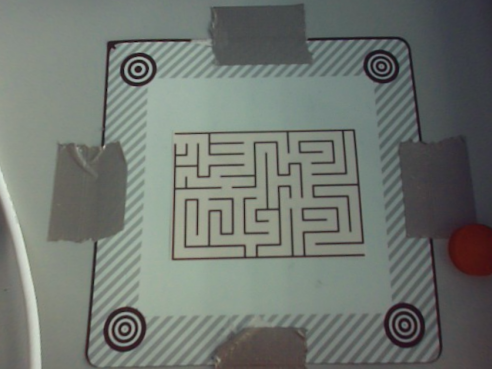
#> input picture NED2/img/real/maze1.png, 492 x 369 px
$ python local_image.py
#> lines starting #> are read from the running program, lines starting #| are printed output that depends on the picture; after the words box and inside, x2 and y2 are one past the last pixel; in counts of white or black regions, pixels touching at a corner belong together
### NED2/ImageLoader.py
import cv2


class ImageLoader:
    def __init__(self, image_path):
        self.image_path = image_path

    def load_image(self):
        return cv2.imread(self.image_path)
#> returned value is the input picture: shape (369, 492, 3); mean B, G, R 111.7, 117.8, 111.8

### NED2/ImageProcessor.py
import array
from typing import Any, Tuple

import cv2
import numpy as np
from numpy import ndarray
from skimage.morphology import skeletonize
import matplotlib.pyplot as plt

from NED2.exception.CircleDetectionError import CircleDetectionError

#TODO:Könnte man nicht ImageProcessor, ImageLoader und Plotter in eine Klasse zusammenfassen?
# Semantisch beschäftigen sie sich alle mit der Verarbeitung von Bilddaten
# zudem importiert Imageprocessor sogar die Plotter-klasse
# Man könnte auch noch MazeScaler hinzufügen
class ImageProcessor:

    def __init__(self, plotter):
        self.plotter = plotter

    def get_field_of_interest(self, image: Any, blur: bool = False, padding: int = -10):
        # Convert to grayscale
#> called with blur = False, padding = -10
        current_image = cv2.cvtColor(image, cv2.COLOR_BGR2GRAY)

        self.plotter.imshow(current_image, show_only_image=True, title="Grayscale Image")

        # Apply GaussianBlur to reduce noise and improve circle detection
        if blur:
            current_image = cv2.GaussianBlur(current_image, (9, 9), 3)

        # Use HoughCircles to detect circles
        circles = cv2.HoughCircles(current_image, cv2.HOUGH_GRADIENT, dp=1.2, minDist=100,
                                   param1=50, param2=30, minRadius=10, maxRadius=20)
#> circles = [[137.4, 66.6, 19.24], [382.2, 64.2, 19.24], [126.6, 325.8, 13.96], [405, 327, 12.52]]

        # Filter and draw detected circles based on position
        circle_image = image.copy()
        detected_circles = []
        if circles is not None:
            circles = np.round(circles[0, :]).astype("int")
#> circles = [[137, 67, 19], [382, 64, 19], [127, 326, 14], [405, 327, 13]]
            for (x, y, r) in circles:
                # Filter out circles based on expected positions (four corners of the image)
                if (x < 150 and y < 150) or (x > 350 and y < 150) or (x < 150 and y > 250) or (x > 350 and y > 250):
                    detected_circles.append((x, y, r))
                    cv2.circle(circle_image, (x, y), r, (0, 255, 0), 4)
                    cv2.rectangle(circle_image, (x - 5, y - 5), (x + 5, y + 5), (0, 128, 255), -1)
#> this loop made 4 passes
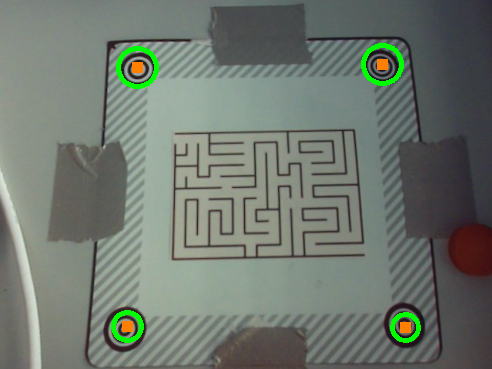
#> circle_image: shape (369, 492, 3); 1.38% of pixels changed, all inside (x1, y1, x2, y2) = (111, 43, 421, 343)
#> after the loop, detected_circles = [(137, 67, 19), (382, 64, 19), (127, 326, 14), (405, 327, 13)]

        self.plotter.imshow(circle_image, show_only_image=True)

        if len(detected_circles) != 4:
            raise CircleDetectionError(len(detected_circles))

        x_coords = [x for (x, y, r) in detected_circles]
#> x_coords = [137, 382, 127, 405]
        y_coords = [y for (x, y, r) in detected_circles]
#> y_coords = [67, 64, 326, 327]

        # Get bounding box coordinates
        x_min = min(x_coords)
#> x_min = 127
        x_max = max(x_coords)
#> x_max = 405
        y_min = min(y_coords)
#> y_min = 64
        y_max = max(y_coords)
#> y_max = 327

        # Crop the image using the bounding box coordinates and add padding
        cropped_image = image[y_min - padding:y_max + padding, x_min - padding:x_max + padding]
        self.plotter.imshow(cropped_image, "Cropped Image", show_only_image=True)
        return cropped_image

    @staticmethod
    def dilation_erosion(image: Any) -> ndarray:
        # Threshold the image to binary
        gray_image = cv2.cvtColor(image, cv2.COLOR_BGR2GRAY)

        _, binary = cv2.threshold(gray_image, 120, 255, cv2.THRESH_BINARY_INV)

        # Define a smaller kernel for the morphological operations
        kernel = np.ones((3, 3), np.uint8)

        # Perform dilation and erosion with fewer iterations
        dilation = cv2.dilate(binary, kernel, iterations=3)
        erosion = cv2.erode(dilation, kernel, iterations=3)

        return erosion

    @staticmethod
    def image_to_graph(binary_image: np.ndarray) -> np.ndarray:
        h, w = binary_image.shape
        graph = np.zeros((h, w), dtype=np.uint8)

        for y in range(h):
            for x in range(w):
                if binary_image[y, x] == 255:
                    graph[y, x] = 1  # Mark the walls

        return graph

    @staticmethod
    def remove_white_noise(graph: np.ndarray) -> np.ndarray:
        # Create a copy of the array to avoid modifying the original array
        arr_copy = graph.copy()
        rows, cols = graph.shape
        for i in range(rows):
            for j in range(cols):
                if graph[i][j] == 1:
                    # Check if there is a 0 to the far right, far left, far top, and far bottom
                    if (0 in graph[i][:j] and 0 in graph[i][j + 1:]) and (0 in graph[:i, j] and 0 in graph[i + 1:, j]):
                        arr_copy[i][j] = 1
                    else:
                        arr_copy[i][j] = 0
        return arr_copy

    @staticmethod
    def simplify_maze(maze: np.ndarray) -> np.ndarray:
        return skeletonize(maze)

    @staticmethod
    def thicken_lines(image: np.ndarray, thickness: int = 3) -> np.ndarray:
        # Define the structuring element
        # In this case, we're using a 3x3 square which is the simplest structuring element
        kernel = np.ones((thickness, thickness), np.uint8)

        import cv2

        # Check if the image array is empty or not
        if image.size == 0:
            print("The input image is empty.")
            return image

        # Convert the image to uint8 type
        image = image.astype(np.uint8)

        # Use cv2.dilate to thicken the lines in the image
        return cv2.dilate(image, kernel, iterations=1)

    @staticmethod
    def distance_to_first_one_per_row(arr: array, inverse: bool = False) -> array:
        """
        Calculate the distance to the first one per row
        :param arr:
        :param inverse: This is used for the right side of the maze
        :return:
        """
        distances = []
        for row in arr:
            if inverse:
                row = np.flip(row)  # Reverse the row
            indices = np.where(row == 1)
            if indices[0].size > 0:
                distance = indices[0][0]
            else:
                distance = -1  # Return -1 if no 1 is found in the row
            distances.append(distance)

        average_distance = np.mean(distances)
        while distances and distances[0] > average_distance:
            distances[0] = 0

        while distances and distances[-1] > average_distance:
            distances[-1] = 0

        return distances

    def get_opening_from_distance(self, distances: np.ndarray):
        # Calculate the average distance
        average_distance = np.mean(distances)

        # Initialize variables
        current_length = 0
        max_value = 0
        current_value = 0
        max_length = 0
        max_start_index = 0

        # Iterate over the distances
        for i, distance in enumerate(distances):
            if distance > average_distance:
                # If the distance is above the average, increment the current sequence length
                current_length += 1
                current_value += distance
            else:
                # If the distance is below the average or it's the last value, check the current sequence length
                if current_value > max_value:
                    max_value = current_value
                    max_length = current_length
                    max_start_index = i - max_length
                current_length = 0
                current_value = 0

        # Check the last sequence
        if current_length > max_length:
            max_length = current_length
            max_start_index = len(distances) - max_length

        self.plotter.plot_openings(average_distance, distances, max_length, max_start_index)

        return max_start_index, max_start_index + max_length

    def get_opening(self, maze: np.ndarray, inverse: bool = False) -> tuple[int, int]:
        distances_left = self.distance_to_first_one_per_row(maze, inverse)
        y = 0
        if inverse:
            y = maze.shape[1]

        opening = self.get_opening_from_distance(distances_left)

        return int((opening[0] + opening[1]) / 2), y

    def image_to_maze(self, cropped_image):
        preprocessed_image = self.dilation_erosion(cropped_image)
        graph = self.image_to_graph(preprocessed_image)
        black_and_white = self.remove_white_noise(graph)
#> after the loop in remove_white_noise, `for i in range(rows):`:
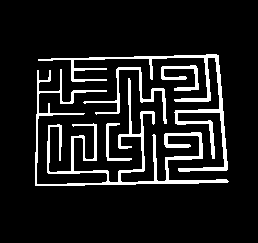
#> arr_copy: shape (243, 258); values 0 (black) and 1 (white), 10.4% white; 5 white regions, box (x1, y1, x2, y2) and area: (35, 69, 229, 186) 3295, (38, 54, 228, 172) 2064, (83, 67, 167, 124) 595, (161, 65, 199, 91) 374, (106, 123, 132, 161) 206
        maze = self.simplify_maze(black_and_white)

        return self.thicken_lines(maze, 5)

### NED2/MazeScaler.py
import numpy as np
import math


class MazeScaler:

    def __init__(self):
        self.zero_cols = None
        self.zero_cols_index = None
        self.zero_rows = None
        self.zero_rows_index = None

    @staticmethod
    def generate_empty_maze_with_path(maze, path):
        new_maze = np.zeros_like(maze)

        # Iterate over the path
        for position in path:
            # Set the field at the current position to 1
            new_maze[position[0], position[1]] = 1

        return new_maze

    def revert_scaling(self, maze: np.ndarray) -> np.ndarray:
        for i, index in enumerate(self.zero_cols_index):
            maze = np.insert(maze, index, self.zero_cols[:, i], axis=1)

        for i, index in enumerate(self.zero_rows_index):
            maze = np.insert(maze, index, self.zero_rows[i], axis=0)

        return maze

    def scaled_down_maze(self, maze: np.ndarray) -> np.ndarray:
        self.zero_rows_index = np.where(np.all(maze == 0, axis=1))[0]
#> self.zero_rows_index = 109 values from 0 to 242
        self.zero_rows = maze[self.zero_rows_index]
#> self.zero_rows: shape (109, 258); every value is 0
        downscaled_maze = np.delete(maze, self.zero_rows_index, axis=0)
#> downscaled_maze: shape (134, 258); values 0 (black) and 1 (white), 33.6% white; 5 white regions, box (x1, y1, x2, y2) and area: (33, 15, 230, 134) 6159, (36, 0, 228, 119) 3356, (82, 13, 168, 71) 1136, (160, 11, 199, 39) 591, (105, 68, 134, 109) 386

        # Store the indices of all-zero columns
        self.zero_cols_index = np.where(np.all(downscaled_maze == 0, axis=0))[0]
#> self.zero_cols_index = 61 values from 0 to 257
        self.zero_cols = downscaled_maze[:, self.zero_cols_index]
#> self.zero_cols: shape (134, 61); every value is 0
        downscaled_maze = np.delete(downscaled_maze, self.zero_cols_index, axis=1)
#> downscaled_maze: shape (134, 197); values 0 (black) and 1 (white), 44% white; 5 white regions, box (x1, y1, x2, y2) and area: (0, 15, 197, 134) 6159, (3, 0, 195, 119) 3356, (49, 13, 135, 71) 1136, (127, 11, 166, 39) 591, (72, 68, 101, 109) 386

        return downscaled_maze

    @staticmethod
    def euclidean_distance(point1, point2):
        return math.sqrt((point2[0] - point1[0]) ** 2 + (point2[1] - point1[1]) ** 2)

    # [26 lines left out: functions order_coordinates_by_path, maze_to_coordinates, not called in this run]

### NED2/Plotter.py
from typing import Tuple

import cv2
import matplotlib.pyplot as plt
import numpy as np
from numpy import ndarray


class Plotter:

    def __init__(self):
        self.blue = (0, 0, 255)
        self.red = (255, 0, 0)
        super().__init__()

    @staticmethod
    def scaled_solution(scaled_maze: ndarray, path_scaled: ndarray) -> None:
        plt.figure(figsize=(20, 20))  # Set the figure size to a large value

        plt.imshow(scaled_maze, cmap='gray')
        plt.imshow(path_scaled, cmap='hot', alpha=0.9)  # Overlay path_scaled on top of scaled_maze
        plt.title('Scaled Maze with Path Overlay')

        plt.tight_layout()  # This will ensure that the subplots do not overlap
        plt.show()

    # [14 lines left out: function maze_with_openings, not called in this run]

    def maze_solving_overview(self, maze: ndarray, path, scaled_maze, scaled_path, start: Tuple = None,
                              end: Tuple = None) -> None:
        maze_rgb = cv2.cvtColor(maze * 255, cv2.COLOR_GRAY2RGB)

        plt.figure(figsize=(10, 10))  # You can adjust the figure size as needed

        plt.subplot(2, 2, 1)  # 2 rows, 2 columns, index 1
        plt.imshow(maze_rgb)
        plt.title('Original Maze')

        # draw the path on the maze_rgb image
        for position in path:
            cv2.circle(maze_rgb, (position[1], position[0]), 1, self.blue, 0)

        if start is not None:
            cv2.circle(maze_rgb, start, 5, self.red, -1)

        if end is not None:
            cv2.circle(maze_rgb, (end[1], end[0]), 5, self.red, -1)

        plt.subplot(2, 2, 2)  # 2 rows, 2 columns, index 2
        plt.imshow(maze_rgb)
        plt.title('Solved Maze')

        plt.subplot(2, 2, 3)  # 2 rows, 2 columns, index 3
        plt.imshow(scaled_maze)
        plt.title('Scaled Maze')

        plt.subplot(2, 2, 4)  # 2 rows, 2 columns, index 4
        plt.imshow(scaled_path)
        plt.title('Scaled Maze')

        plt.tight_layout()  # This will ensure that the subplots do not overlap
        plt.show()

    @staticmethod
    def imshow(maze, title="", show_only_image=False):
        fig, ax = plt.subplots()
        if show_only_image:
            plt.axis('off')  # Hide the axis
            fig.subplots_adjust(left=0, right=1, top=1, bottom=0)  # Remove the white space
        else:
            plt.title(title)
            plt.axis('on')  # Show the axis

        plt.imshow(maze, cmap='gray')
        plt.show()

    @staticmethod
    def plot_openings(average_distance: int, distances: np.ndarray, max_length: int, max_start_index: int):
        fig, ax = plt.subplots()
        ax.plot(distances)
        # Plot the average distance
        ax.axhline(y=average_distance, color='r', linestyle='--')
        # Mark the longest sequence of values above the average
        ax.axvspan(max_start_index, max_start_index + max_length, color='yellow', alpha=0.5)
        # Set the title and labels
        ax.set_title('Distance to First One Per Row with Average')
        ax.set_xlabel('Row')
        ax.set_ylabel('Distance')
        # Display the plot
        plt.show()

    # [59 lines left out: functions maze_with_points, maze_with_points_and_lines, draw_maze, update_maze_with_path, not called in this run]

### NED2/MazeSolver.py
from collections import deque
import logging


class MazeSolver:
#TODO: Vielleicht Mazesolver mit Mazescaler zusammen in eine Klasse Maze packen
    def __init__(self, maze, start, end):
        self.visited = None
        self.maze = maze
        self.h, self.w = maze.shape
        self.path = []
        self.start = start
        self.end = (end[0]-1, end[1]-1)

        self.__logger = logging.getLogger(__name__)
        # Configure logging
        logging.basicConfig(level=logging.INFO,
                            format='%(asctime)s - %(name)s - %(levelname)s - %(message)s',
                            handlers=[
                                logging.FileHandler("robot_logs.log"),
                                logging.StreamHandler()
                            ])

    @staticmethod
    def average(num1, num2):
        return round((num1 + num2) / 2)

    def solve_maze(self):
        self.__logger.info(f"start: {self.start}, end: {self.end}")
        self.__logger.info(f"maze shape: {self.maze.shape}")
        self.__logger.info(f"start value: {self.maze[self.start[0]][self.start[1]]}, end value: {self.maze[self.end[0] - 1][self.end[1] - 1]}")

        # Directions for up, down, left, right
        directions = [(0, 1), (0, -1), (1, 0), (-1, 0)]

        # Queue for BFS
        queue = deque([(self.start, [self.start])])

        # Set for visited nodes
        self.visited = set()

        while queue:
            (x, y), path = queue.popleft()
            if (x, y) not in self.visited:
                if (x, y) == self.end:
                    self.path = path
                    return path
                self.visited.add((x, y))
                for dx, dy in directions:
                    nx, ny = x + dx, y + dy
                    if (0 <= nx < len(self.maze)) and (0 <= ny < len(self.maze[0])) and self.maze[nx][ny] != 1:
                        queue.append(((nx, ny), path + [(nx, ny)]))
        return None  # No path found

    def get_path(self):
        return self.path

### NED2/local_image.py
from NED2.ImageLoader import ImageLoader
from NED2.ImageProcessor import ImageProcessor
from NED2.MazeSolver import MazeSolver
from NED2.Plotter import Plotter
from NED2.MazeScaler import MazeScaler

loader = ImageLoader('img/real/maze1.png')
plotter = Plotter()
processor = ImageProcessor(plotter)
scaler = MazeScaler()

image = loader.load_image()
cropped_image = processor.get_field_of_interest(image, padding=-10)

maze = processor.image_to_maze(cropped_image)
maze = scaler.scaled_down_maze(maze)

left_opening = processor.get_opening(maze)
#> the loop in distance_to_first_one_per_row, `for row in arr:` made 134 passes
#> (indices, distance) on pass 1: (([173, 174, 175, 176, 177, 178, 179, 180, 181, 182, 183],), 173)
#> after the loop in distance_to_first_one_per_row, `for row in arr:`: distances = 134 values, max 173 at index 0, min 0 at index 107, mean 5.91
#> in distance_to_first_one_per_row, `average_distance = np.mean(distances)`: average_distance = 5.91
#> the loop in distance_to_first_one_per_row, `while distances and distances[0] > average_distance:` made 1 pass
#> after the loop in distance_to_first_one_per_row, `while distances and distances[0] > average_distance:`: distances = 134 values, max 131 at index 1, min 0 at index 0, mean 4.62
#> in get_opening, `distances_left = self.distance_to_first_one_per_row(maze, inverse)`: distances_left has the same summary as distances in distance_to_first_one_per_row
#> in get_opening_from_distance, `average_distance = np.mean(distances)`: average_distance = 4.62
#> the loop in get_opening_from_distance, `for i, distance in enumerate(distances):` made 134 passes
#> (distance, max_value, max_length, max_start_index, current_length, current_value) on passes 5, 17: (3, 218, 3, 1, 0, 0), (2, 247, 7, 9, 0, 0)
#> after the loop in get_opening_from_distance, `for i, distance in enumerate(distances):`: max_length = 7; max_start_index = 9; max_value = 247
#> in get_opening, `opening = self.get_opening_from_distance(distances_left)`: opening = (9, 16)
#> left_opening = (12, 0)
right_opening = processor.get_opening(maze, inverse=True)
#> the loop in distance_to_first_one_per_row (call 2), `for row in arr:` made 134 passes
#> (indices, distance) on pass 1: (([13, 14, 15, 16, 17, 18, 19, 20, 21, 22, 23],), 13)
#> the loop in distance_to_first_one_per_row (call 2), `while distances and distances[0] > average_distance:` made 1 pass
#> the loop in distance_to_first_one_per_row (call 2), `while distances and distances[-1] > average_distance:` made 1 pass
#> the loop in get_opening_from_distance (call 2), `for i, distance in enumerate(distances):` made 134 passes
#> (distance, max_value, max_length, max_start_index, current_length, current_value) on pass 16: (9, 145, 14, 1, 0, 0)
#> call 2 of plot_openings, with average_distance = 9.25, max_length = 7, max_start_index = 118
#> in plot_openings (call 2), `plt.show()`:
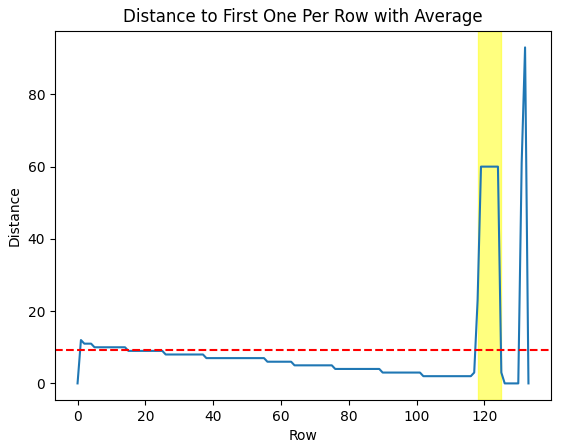
#> figure drawn by matplotlib, 1 panel; curve peaks at x = 132, y = 93
#> right_opening = (121, 197)

maze_solver = MazeSolver(maze, left_opening, right_opening)
#> in __init__, `self.start = start`: self.start = (12, 0)
#> in __init__, `self.end = (end[0]-1, end[1]-1)`: self.end = (120, 196)
#> the loop in solve_maze, `while queue:` made 50277 passes
#> (x, y, path) on passes 2 to 4: (12, 1, [(12, 0), (12, 1)]), (13, 0, [(12, 0), (13, 0)]), (11, 0, [(12, 0), (11, 0)])
maze_solver.solve_maze()

empty_path_maze = scaler.generate_empty_maze_with_path(maze, maze_solver.get_path())
#> the loop in generate_empty_maze_with_path, `for position in path:` made 395 passes
#> position on passes 1 to 3: (12, 0), (12, 1), (12, 2)
#> after the loop in generate_empty_maze_with_path, `for position in path:`:
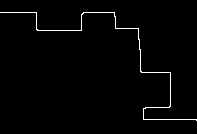
#> new_maze: shape (134, 197); values 0 (black) and 1 (white), 1.5% white in thin lines or dots, all inside (x1, y1, x2, y2) = (0, 12, 197, 121)
path_scaled = scaler.revert_scaling(empty_path_maze)
#> the loop in revert_scaling, `for i, index in enumerate(self.zero_cols_index):` made 61 passes
#> index on passes 1 to 8: 0, 1, 2, 3, 4, 5, 6, 7
#> after the loop in revert_scaling, `for i, index in enumerate(self.zero_cols_index):`:
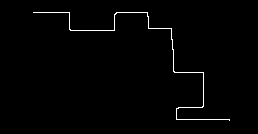
#> maze: shape (134, 258); values 0 (black) and 1 (white), 1.1% white in thin lines or dots, all inside (x1, y1, x2, y2) = (33, 12, 230, 121)
#> the loop in revert_scaling, `for i, index in enumerate(self.zero_rows_index):` made 109 passes
scaled_maze = scaler.revert_scaling(maze)
#> the loop in revert_scaling (call 2), `for i, index in enumerate(self.zero_cols_index):` made 61 passes
#> the loop in revert_scaling (call 2), `for i, index in enumerate(self.zero_rows_index):` made 109 passes
#> pass 1, in revert_scaling (call 2), `maze = np.insert(maze, index, self.zero_rows[i], axis=0)`:
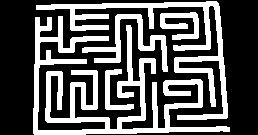
#> maze: shape (135, 258); values 0 (black) and 1 (white), 33.4% white; 5 white regions, box (x1, y1, x2, y2) and area: (33, 16, 230, 135) 6159, (36, 1, 228, 120) 3356, (82, 14, 168, 72) 1136, (160, 12, 199, 40) 591, (105, 69, 134, 110) 386

plotter.maze_solving_overview(maze, maze_solver.get_path(), scaled_maze, path_scaled, left_opening, right_opening)
#> the loop in maze_solving_overview, `for position in path:` made 395 passes
#> in maze_solving_overview, `cv2.circle(maze_rgb, start, 5, self.red, -1)`:
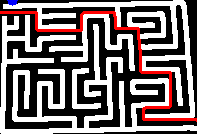
#> maze_rgb: shape (134, 197, 3); mean B, G, R 110.3, 109.9, 121
plotter.scaled_solution(scaled_maze, path_scaled)

print(scaled_maze.shape)
#| (243, 258)
path_coordinates = [(i, j) for i in range(path_scaled.shape[0]) for j in range(path_scaled.shape[1]) if path_scaled[i][j] == 1]
print(path_coordinates)
#> (printed output is left out)
